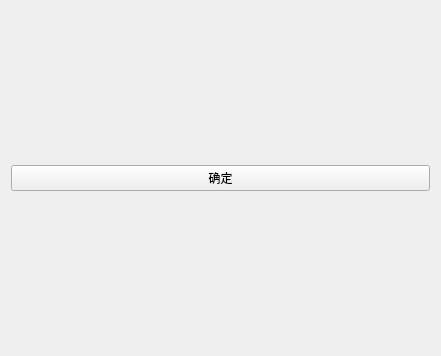
<?xml version="1.0" encoding="UTF-8"?>
<ui version="4.0">
 <class>Widget</class>
 <widget class="QWidget" name="Widget">
  <property name="geometry">
   <rect>
    <x>0</x>
    <y>0</y>
    <width>441</width>
    <height>356</height>
   </rect>
  </property>
  <property name="windowTitle">
   <string>Widget</string>
  </property>
  <property name="toolTip">
   <string comment="这是更加详细的提示词"/>
  </property>
  <layout class="QHBoxLayout" name="horizontalLayout">
   <item>
    <widget class="QPushButton" name="pushButton">
     <property name="toolTip">
      <string comment="11111111111111"/>
     </property>
     <property name="text">
      <string>确定</string>
     </property>
    </widget>
   </item>
  </layout>
 </widget>
 <resources/>
 <connections/>
</ui>
